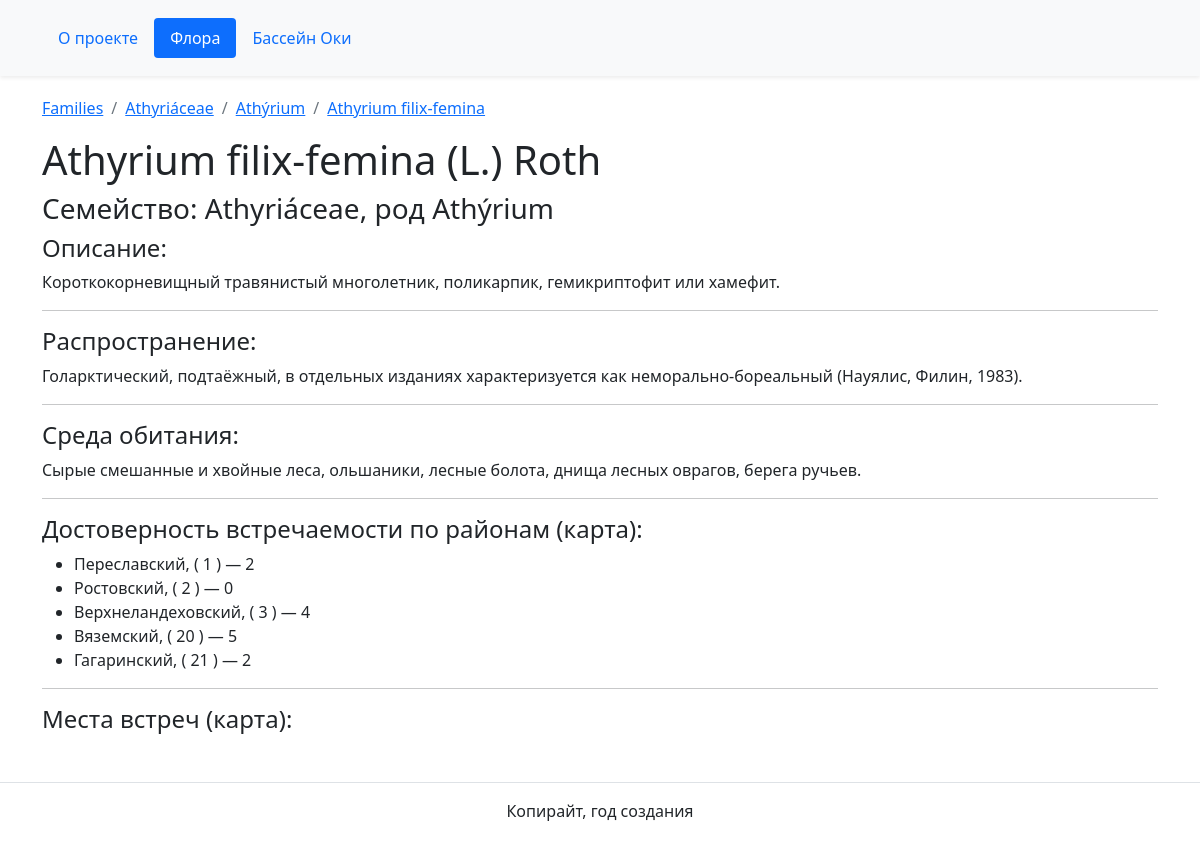
Screenshot of /flora/Athyriáceae/Athýrium/Athyrium filix-femina/ with the database file from the repository.
### flora/models.py (models this page shows, shortened)
class Species(models.Model):
    genus = models.ForeignKey(Genus, on_delete=models.CASCADE)
    index = models.IntegerField(verbose_name='Интекс по Маевскому', null=True, blank=True)
    name_short = models.CharField(max_length=30, unique=True, verbose_name="Название, краткое")
    name_full = models.CharField(max_length=60, null=True, blank=True ,unique=False, verbose_name="Название полное" )
    name_syn_lat = models.CharField(max_length=60, null=True, blank=True ,unique=False, verbose_name="Синоним, название научное" )
    name_ru = models.CharField(max_length=50, null=True, blank=True,unique=False, verbose_name="Название на русском")
    name_syn_ru = models.CharField(max_length=50, null=True, blank=True ,unique=False, verbose_name="Синоним, Название на русском" )
    description = models.TextField(null=True, blank=True, verbose_name="Описание")
    distribution = models.TextField(null=True, blank=True, verbose_name="Распространение")
    habitat = models.TextField(null=True, blank=True, verbose_name="Среда обитания")
    WORK_STATUS = [
        (0, "черновик"),
        (1, "в работе"),
        (2, "завершен"),
        ]
    work_status = models.IntegerField(choices=WORK_STATUS, default=0, verbose_name="Рабочий статус")
    file_reliability = models.FileField(null=True, blank=True,)
    class Meta:
        ordering = ["name_short"]
    def __str__(self):
        return self.name_short

class Reliability(models.Model): #Reliability of Distribution in the district
    RELIABILITY_STATUS = [
        (0, "не отмечен"),
        (1, "наблюдение до 1961г"),
        (2, "наблюдение после 1960г"),
        ( 3, "Гербарий до 1961г"),
        ( 4, "Гербарий до 1961г и наблюдение после 1960г"),
        ( 5, "Гербарий после 1960г"),
    ]
    species_id = models.ForeignKey(Species, verbose_name="species name", on_delete=models.CASCADE)
    district_id = models.ForeignKey(District, verbose_name="district name", on_delete=models.CASCADE,  default=1 )
    reliability = models.IntegerField(choices=RELIABILITY_STATUS, default=0)

### oka_basin/models.py (models this page shows)
class District(models.Model):
    id = models.IntegerField(primary_key=True)
    region_id = models.ForeignKey(Region, verbose_name="region_name", on_delete=models.CASCADE)
    name = models.CharField(max_length=30, unique=True, )
    description = models.TextField(blank=True, default='')
    name_en = models.SlugField(blank=True, verbose_name='Name in English')
    def __str__(self):
        return self.name

### flora/views.py (the view)
# urls.py: path('<str:family>/<str:genus>/<str:species>/', views.species_detail, name='species_detail'),
def species_detail(request, family, genus, species):
    template = 'flora/detail.html'
    species_info = Species.objects.get(name_short__exact=species)
    reliability_list = Reliability.objects.filter(species_id__exact=species_info.pk)
    location_list = Location.objects.filter(species_id__exact=species_info.pk)
    context = {"family": family,
                "genus": genus,
                "species": species_info,
                "reliability_list": reliability_list,
                "location_list": location_list}
    return render(request, template, context)

### templates/flora/detail.html (shortened to what this page needs)
{% extends "base.html" %}
{% block content %}
<nav aria-label="breadcrumb">
  <ol class="breadcrumb">
    <li class="breadcrumb-item"><a href="{% url 'flora:families' %}">Families</a></li>
    <li class="breadcrumb-item"><a href="{% url 'flora:genera' family %}">{{ family }}</a></li>
    <li class="breadcrumb-item"><a href="{% url 'flora:species' family genus %}">{{ genus }}</a></li>
    <li class="breadcrumb-item"><a href="#">{{ species.name_short }}</a></li>
  </ol>
</nav>
  <h1>{{ species.name_full }}</h1>
  <h3>Семейство: {{ family }}, род {{ genus }}</h3>
  <h4>Описание:</h4>
  <p> {{ species.description }}</p><hr>
  <h4>Распространение:</h4>
  <p> {{ species.distribution }}</p><hr>
  <h4>Среда обитания:</h4>
  <p> {{ species.habitat }}</p><hr>
  <h4>Достоверность встречаемости по районам (карта):</h4>
  <ul>
  {% for item in reliability_list %}
    <li>
    {{ item.district_id }}, ( {{ item.district_id.pk }} ) &mdash; {{ item.reliability }}
    </li>
    {% endfor %}
  </ul>
  <hr>
  <h4>Места встреч (карта):</h4>
{% endblock %}

### templates/base.html (shortened to what this page needs)
{% load static %}
<!DOCTYPE html>
<html lang="ru">
  <head>
    <link rel="stylesheet" href="{% static 'css/bootstrap.min.css' %}">
  </head>
  <body>
    {% include "includes/header.html" %}
    <main class="pt-5 my-5">
      <div class="container">
      {% block content %}{% endblock %}
      </div>
    </main>
    {% include "includes/footer.html" %}
  </body>
</html>

### templates/includes/header.html (shortened to what this page needs)
{% load static %}
<header>
  <nav class="navbar navbar-expand-lg navbar-light bg-light fixed-top shadow-sm">
    <div class="container">
      <div class="collapse navbar-collapse" id="navbarNav">
        {% with request.resolver_match.view_name as view_name %}
        <ul class="nav nav-pills">
          <li class="nav-item">
            <a
              class="nav-link {% if view_name == 'homepage:index' %} active {% endif %}"
              href="{% url 'homepage:index' %}"
              >
              О проекте
            </a>
          </li>
          <li class="nav-item">
            <a
              class="nav-link
              {% if view_name == 'flora:families' or view_name == 'flora:genera' or view_name == 'flora:species' or view_name == 'flora:species_detail' %} active {% endif %}"
              href="{% url 'flora:families' %}"
              >
              Флора
            </a>
          </li>
          <li class="nav-item">
            <a
              class="nav-link {% if view_name == 'oka_basin:regions' %} active {% endif %}"
              href="{% url 'oka_basin:regions' %}"
            >
            Бассейн Оки
            </a>
          </li>
        </ul>
        {% endwith %}
      </div>
    </div>
  </nav>
</header>

### templates/includes/footer.html
<footer class="border-top text-center py-3">
  <p>Копирайт, год создания</p>
</footer>

### rows the page displays
Species: name_short "Athyrium filix-femina", name_full "Athyrium filix-femina (L.) Roth", description "Короткокорневищный травянистый многолетник, поликарпик, гемикриптофит или хамефит.", distribution "Голарктический, подтаёжный, в отдельных изданиях характеризуется как неморально-бореальный (Науялис, Филин, 1983).", habitat "Сырые смешанные и хвойные леса, ольшаники, лесные болота, днища лесных оврагов, берега ручьев."
Reliability: district_id "Переславский", district_id.pk "1", reliability "2"
Reliability: district_id "Ростовский", district_id.pk "2", reliability "0"
Reliability: district_id "Верхнеландеховский", district_id.pk "3", reliability "4"
Reliability: district_id "Вяземский", district_id.pk "20", reliability "5"
Reliability: district_id "Гагаринский", district_id.pk "21", reliability "2"

### other values shown
{{ family }} "Athyriáceae"
{{ genus }} "Athýrium"
